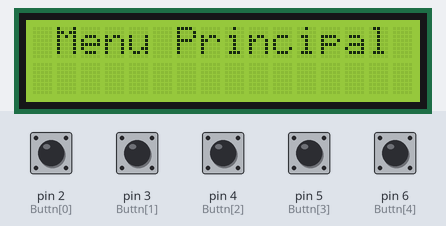
This sketch was run on a simulated Arduino Uno, built with avr-gcc and run on an emulated ATmega328P. Shown: 16×2 character LCD. The test bench sets the inputs (shaded band); at power-on: pin 2 (Buttn[0]), pin 3 (Buttn[1]), pin 4 (Buttn[2]), pin 5 (Buttn[3]), pin 6 (Buttn[4]) LOW. What the sketch prints to the serial monitor is not drawn.

Above: at 1.8 s.
1.9 s: pin 2 (Buttn[0]) pulled HIGH for 0.15 s
At 2.7 s:
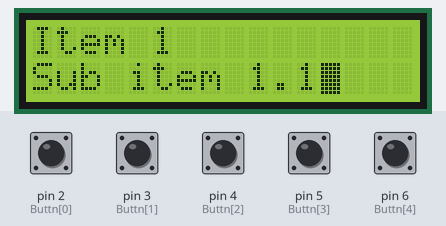
3.5 s: pin 3 (Buttn[1]) pulled HIGH for 0.15 s
At 4.7 s:
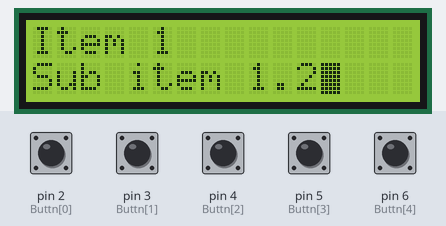
5.1 s: pin 4 (Buttn[2]) pulled HIGH for 0.15 s
At 6.4 s:
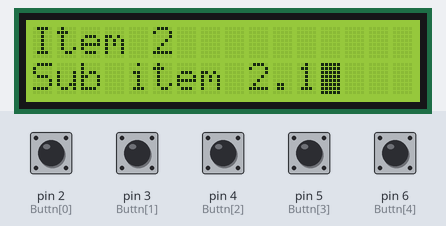
6.7 s: pin 3 (Buttn[1]) pulled HIGH for 1 s
At 7.4 s:
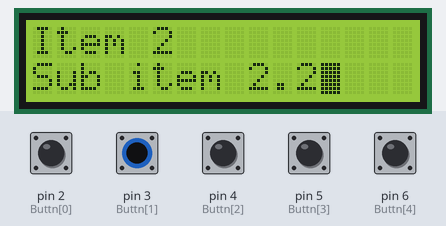
9.2 s: pin 4 (Buttn[2]) pulled HIGH for 1 s
At 10.2 s:
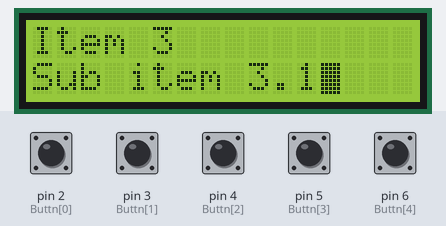
Timing chart, 0 to 12.2 s (numbered marks = the images above; inputs shaded):
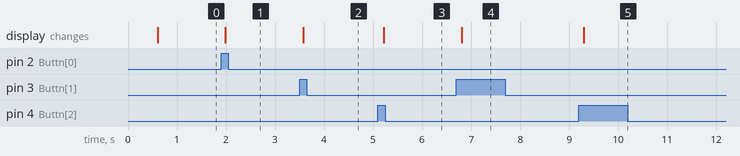

Measured:
- after the input at 1.9 s, the display: changes after 0.08 s (image 1)
- after the input at 3.5 s, the display: changes after 0.07 s (image 2)
- after the input at 5.1 s, the display: changes after 0.12 s (image 3)
- after the input at 6.7 s, the display: changes after 0.11 s (image 4)
- after the input at 9.2 s, the display: changes after 0.10 s (image 5)

The sketch:

MENUEXAMPLE.ino
```cpp
/**
 * Autor: Misael Saenz Flores
 * Esta obra está bajo una Licencia Creative Commons
 * Atribución-NoComercial-SinDerivadas 4.0 Internacional.
 */

#include <Wire.h>
#include <LiquidCrystal_I2C.h>
LiquidCrystal_I2C lcd(0x27,16,2);

const byte NumMenuP = 5;
const byte NumMaxSubM = 4;
const byte NumBttn = 5;


byte Buttn[NumBttn] = {
  2, //UP
  3, //RIGHT
  4, //DOWN
  5, //INT
  6 //LEFT
};

String MenuP[NumMenuP] = {
  "Item 1",
  "Item 2",
  "Item 3",
  "Item 4",
  "Item 5"
};

String SubMenus[NumMenuP][NumMaxSubM] = {
  {"Sub item 1.1","Sub item 1.2","Sub item 1.3","Sub item 1.4"},
  {"Sub item 2.1","Sub item 2.2","Sub item 2.3","Sub item 2.4"},
  {"Sub item 3.1","Sub item 3.2","Sub item 3.3","Sub item 3.4"},
  {"Sub item 4.1","Sub item 4.2","Sub item 4.3","Sub item 4.4"},
  {"Sub item 5.1","Sub item 5.2","Sub item 5.3","Sub item 5.4"}
};

int tecla = -1;
int teclaAnt = -1;
boolean cursorAct = false;
unsigned long tiempo;
int x = -1;
int y = 0;

void setup() {
  Serial.begin(9600);
  for (int i = 0; i < NumBttn; i++) {
    pinMode(Buttn[i], INPUT);
  }
  lcd.init();
  lcd.backlight();
  lcd.clear();
  lcd.setCursor(0,0);
  lcd.print("*Menu LCD 16X02*");
  lcd.setCursor(3,1);
  lcd.print("Arduino");
  delay(500);
  lcd.clear();
  lcd.setCursor(0,0);
  lcd.print(" Menu Principal");
  lcd.setCursor(0,1);
  tiempo = millis();
}

void loop() {
  if(millis() - tiempo > 5000){
    lcd.noBlink();
    cursorAct = false;
  }

  tecla = get_Key(Buttn);

  if(tecla != teclaAnt){

    delay(50);
    tecla = get_Key(Buttn);
    if(tecla != teclaAnt){
      tiempo = millis();
      teclaAnt = tecla;
      if(tecla >= 0){
        lcd.blink();
      }

      if(tecla == 2){ //DOWN
        x++;
        y = 0;
        if(x > NumMenuP - 1) x = NumMenuP - 1;
      }

      if(tecla == 0){ //UP
        x--;
        if( x < 0) x = 0;
        y = 0;
        Serial.println(x);
      }

      if(tecla == 1){ //RIGTH
        y++;
        if( y > NumMaxSubM - 1) y = NumMaxSubM - 1;
      }

      if(tecla == 4){ //LEFT
        y--;
        if(y < 0) y = 0;
      }

      if(tecla == 3){

      }

      lcd.clear();
      lcd.print(MenuP[x]);
      lcd.setCursor(0,1);
      lcd.print(SubMenus[x][y]);
    }
  }
  delay(50);
}

int get_Key(byte args[]) {
  int k;
  if (digitalRead(args[0]) == HIGH) {
    k = 0;
  } else if (digitalRead(args[1]) == HIGH) {
    k = 1;
  } else if (digitalRead(args[2]) == HIGH) {
    k = 2;
  } else if (digitalRead(args[3]) == HIGH) {
    k = 3;
  } else if (digitalRead(args[4]) == HIGH) {
    k = 4;
  } else {
    k = -1;
  }
  return k;
}
```
